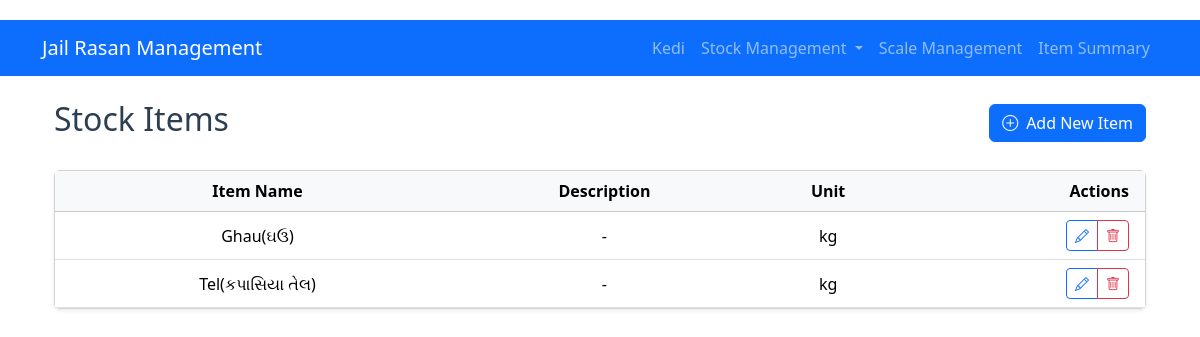
/stock_items, run on the app's committed database.
### models.py (models this page shows, shortened)
class StockItem(db.Model):
    id = db.Column(db.Integer, primary_key=True)
    item_name = db.Column(db.String(100), nullable=False)
    description = db.Column(db.Text)
    unit = db.Column(db.String(20), nullable=False)  # kg, g, l, ml, etc.
    created_at = db.Column(db.DateTime, default=datetime.utcnow)

### app.py (the view)
@app.route('/stock_items')
def stock_items():
    items = StockItem.query.order_by(StockItem.item_name).all()
    return render_template('stock_items/list.html', items=items)

### templates/stock_items/list.html
{% extends "base.html" %}
{% block content %}
<div class="container mt-4">
    <div class="d-flex justify-content-between align-items-center mb-4">
        <h2>Stock Items</h2>
        <a href="{{ url_for('add_stock_item') }}" class="btn btn-primary">
            <i class="bi bi-plus-circle me-2"></i>Add New Item
        </a>
    </div>
    <div class="card shadow-sm">
        <div class="card-body p-0">
            <div class="table-responsive">
                <table class="table table-hover align-middle mb-0">
                    <thead class="table-light">
                        <tr>
                            <th class="ps-3">Item Name</th>
                            <th>Description</th>
                            <th>Unit</th>
                            <th class="text-end pe-3">Actions</th>
                        </tr>
                    </thead>
                    <tbody>
                        {% for item in items %}
                        <tr>
                            <td class="ps-3">{{ item.item_name }}</td>
                            <td>{{ item.description or '-' }}</td>
                            <td>{{ item.unit }}</td>
                            <td class="text-end pe-3">
                                <div class="btn-group" role="group">
                                    <a href="{{ url_for('edit_stock_item', id=item.id) }}"
                                       class="btn btn-sm btn-outline-primary"
                                       data-bs-toggle="tooltip" title="Edit">
                                        <i class="bi bi-pencil"></i>
                                    </a>
                                    <a href="{{ url_for('delete_stock_item', id=item.id) }}"
                                       class="btn btn-sm btn-outline-danger"
                                       data-bs-toggle="tooltip" title="Delete"
                                       onclick="return confirm('Delete this item?')">
                                        <i class="bi bi-trash"></i>
                                    </a>
                                </div>
                            </td>
                        </tr>
                        {% else %}
                        <tr>
                            <td colspan="4" class="text-center py-4 text-muted">
                                No stock items found
                            </td>
                        </tr>
                        {% endfor %}
                    </tbody>
                </table>
            </div>
        </div>
    </div>
</div>
{% endblock %}

### static/style.css (style rules this page uses)
body { padding-top: 20px; padding-bottom: 20px; }
.table th, .table td { vertical-align: middle; text-align: center; }
h2, h4 { color: #2c3e50; }

### data on the page
StockItem: item_name "Ghau(ઘઉ)", description "-", unit "kg"
StockItem: item_name "Tel(કપાસિયા તેલ)", description "-", unit "kg"
